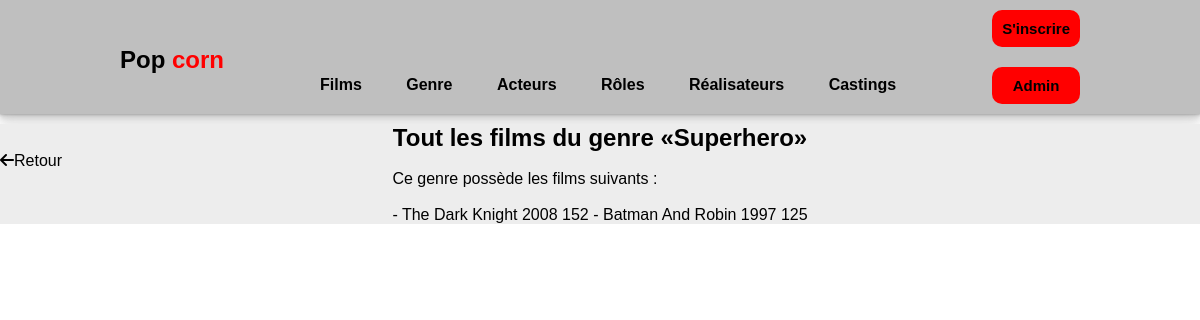
The app's page /index.php?action=detailsGenre&id=1 with its own data.
### tables this page shows
CREATE TABLE IF NOT EXISTS `genre` (
  `id_genre` int(11) NOT NULL AUTO_INCREMENT,
  `genre_name` varchar(50) DEFAULT NULL,
  PRIMARY KEY (`id_genre`)
);

CREATE TABLE IF NOT EXISTS `movie` (
  `id_movie` int(11) NOT NULL AUTO_INCREMENT,
  `movie_name` varchar(50) DEFAULT NULL,
  `release_year` year(4) DEFAULT NULL,
  `movie_length` int(11) DEFAULT NULL,
  `synopsis` longtext,
  `url_img` longtext,
  `genre_id` int(11) DEFAULT NULL,
  `director_id` int(11) DEFAULT NULL,
  `note` int(11) DEFAULT NULL,
  PRIMARY KEY (`id_movie`),
  KEY `FK1_movie_genre` (`genre_id`),
  KEY `FK2_movie_director` (`director_id`),
  CONSTRAINT `FK1_movie_genre` FOREIGN KEY (`genre_id`) REFERENCES `genre` (`id_genre`),
  CONSTRAINT `FK2_movie_director` FOREIGN KEY (`director_id`) REFERENCES `director` (`id_director`)
);

### controller/CinemaController.php (called while the page is built, shortened)
<?php
class CinemaController
{
	public function detailsGenre($id_genre)
	{
		$pdo = Connect::connectToDb();
		$request_genre_infos = $pdo->prepare("
			SELECT genre_name, id_genre
			FROM genre
			WHERE id_genre = :id_genre
		");
		$request_genre_infos->execute(["id_genre" => $id_genre]);
		$pdo = Connect::connectToDb();
		$request_genre_list_movies = $pdo->prepare("
			SELECT m.movie_name, m.release_year, m.movie_length, m.genre_id, genre_name, m.id_movie
			FROM movie m
			INNER JOIN genre g ON g.id_genre = m.genre_id
			WHERE g.id_genre = :id_genre
			ORDER BY release_year DESC
		");
		$request_genre_list_movies->execute(["id_genre" => $id_genre]);
		require "view/detailsGenre.php";
	}
}

### view/detailsGenre.php (the view, shortened to what this page needs)
<a href="index.php?action=listGenres" class="button"><i class="fa-solid fa-arrow-left"></i>Retour</a>
	<div class="movie-card-list">
		<div class="movie-card-detail">
		<?php
			if(isset($request_genre_infos)){
				$genre_infos=$request_genre_infos->fetch();
			}?>
				<span>Ce genre possède les films suivants : <br><br></span>
		<?php
			if($request_genre_list_movies->rowCount()>0){
				foreach($request_genre_list_movies->fetchAll() as $genre_list_movies){ ?>
				<span> - <a href="index.php?action=detailsMovie&id=<?=$genre_list_movies['id_movie']?>"><?= $genre_list_movies["movie_name"]." ". $genre_list_movies["release_year"]."</a> ".$genre_list_movies["movie_length"]?></span>
				<?php
}
}else{ ?>
	<span class="error">Aucun films ajoutés a ce genre pour le moment.</span>
	<?php
} ?>
<?php
$secondary_title = 'Tout les films du genre «'.ucfirst($genre_infos["genre_name"])."»";
?>
</div>
</div>
<?php
$content = ob_get_clean();
require "view/template.php";?>

### view/template.php (shortened to what this page needs)
<!DOCTYPE html>
<html lang="en">
<head>
    <link rel="stylesheet" href="style.css">
</head>
<body>
    <nav>
        <h2 class="logo"><a href="index.php?action=listMovies"> Pop <span class="corn">corn</a></h2>
        <ul class="menu">
            <li><a href="index.php?action=listMovies">Films</a></li>
            <li><a href="index.php?action=listGenres">Genre</a></li>
            <li><a href="index.php?action=listActors">Acteurs</a></li>
            <li><a href="index.php?action=listRoles">Rôles</a></li>
            <li><a href="index.php?action=listDirectors">Réalisateurs</a></li>
            <li><a href="index.php?action=listCastings">Castings</a></li>
        </ul>
        <div class="account-access">
            <a class="subscribe">S'inscrire</a>
            <a class="subscribe" href="index.php?action=admin">Admin</a>
        </div>
    </nav>
            <main>
            <?php if (isset($secondary_title)) { ?>
                <h2 class="list-title"><?= $secondary_title ?></h2>
            <?php } ?>
            <?php if (isset($content)) { ?>
                <?= $content ?>
            <?php } ?>
            </main>
</body>
</html>

### style.css (style rules this page uses)
* { margin: 0; padding: 0; color: black; font-family: "Poppins", sans-serif; text-decoration: none; list-style: none; }
:root { --light-gray: rgb(106, 106, 106); --clickable: rgb(255, 0, 0); }
* { box-sizing: border-box; font-family: "Josefin Sans", sans-serif; }
main { background-color: #ededed; width: 100%; }
nav { display: flex; align-items: flex-end; flex-direction: row; justify-content: space-between; padding-left: 10%; padding-right: 10%; background-color: #bfbfbf; box-shadow: rgba(0, 0, 0, 0.07) 0px 1px 1px, rgba(0, 0, 0, 0.07) 0px 2px 2px, rgba(0, 0, 0, 0.07) 0px 4px 4px, rgba(0, 0, 0, 0.07) 0px 8px 8px, rgba(0, 0, 0, 0.07) 0px 16px 16px; }
nav h2 { margin-bottom: 40px; }
.logo { color: black; font-size: 28px; }
span.corn { color: var(--clickable); }
nav ul li { list-style-type: none; padding: 20px 20px; display: inline-block; }
nav ul li a { color: black; text-decoration: none; font-weight: bold; }
.account-access { display: flex; flex-direction: column; }
a.subscribe { padding: 10px; border: none; background: var(--clickable); border-radius: 10px; color: black; font-weight: bold; font-size: 15px; transition: 0.4s; margin-top: 10px; margin-bottom: 10px; display: flex; justify-content: center; }
h2.logo { font-size: x-large; }
h2.list-title { display: flex; justify-content: center; margin-top: 10px; }
.movie-card-list { display: flex; flex-direction: column; align-items: center; }

### records on screen
genre: genre_name "Tout les films du genre «Superhero»"
movie: movie_name "The Dark Knight", release_year "2008", movie_length "152"
movie: movie_name "Batman And Robin", release_year "1997", movie_length "125"
